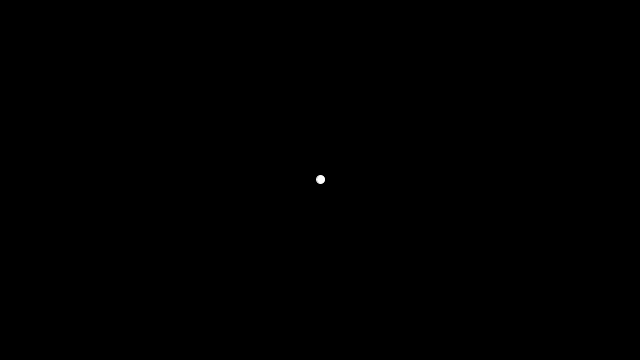
Frame 1 (no input)
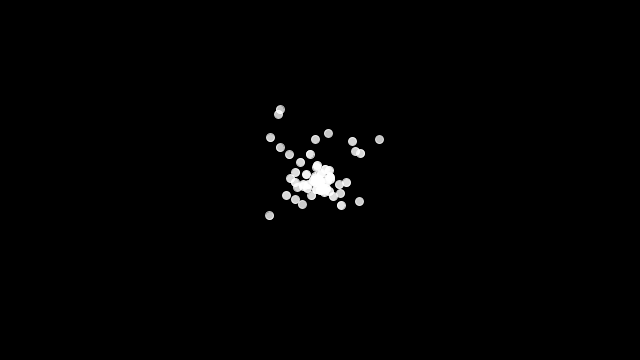
Frame 60 (the mouse pressed at the canvas centre just before this capture)
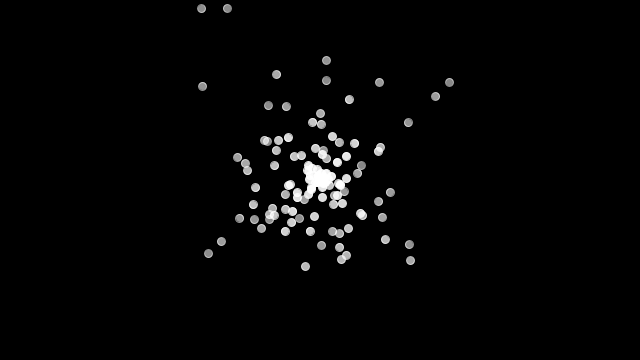
Frame 120 (the mouse held since frame 60 and released just before this capture)

The Processing sketch that drew these frames (run headless with seeded random() and noise(); from frame 60 on, the mouse is pressed at the canvas centre):

// Processing sketch: SimpleParticleSystem
// ── SimpleParticleSystem.pde
ParticleSystem ps;

void setup() {
  size(640, 360);
  ps = new ParticleSystem(new PVector(width/2, height/2));
  frameRate(60);
}

void draw() {
  background(0);
  ps.addParticle();
  ps.run();
}

// ── Particle.pde
class Particle {
  PVector position;
  PVector velocity;
  PVector acceleration;
  float lifespan;
  
  Particle(PVector l) {
    acceleration = new PVector(random(-0.01, 0.01), random(-0.01, 0.01));
    velocity = new PVector(random(-1, 1), random(-1, 1));
    position = l.copy();
    lifespan = 255.0;
  }
  
  void run() {
    update();
    display();
  }
  
  // Method to update position
  void update() {
    velocity.add(acceleration);
    position.add(velocity);
    lifespan -= 1.0;
  }
  
  // Method to display
  void display() {
    stroke(255, lifespan);
    fill(255, lifespan);
    ellipse(position.x, position.y, 8, 8);
  }
  
  // Is the particle still usefull?
  boolean isDead() {
    if (lifespan < 0.0) {
      return true;
    } else {
      return false;
    }
  }
}

// ── ParticleSystem.pde
class ParticleSystem {
  ArrayList<Particle> particles;
  PVector origin;
  
  ParticleSystem(PVector position) {
    origin = position.copy();
    particles = new ArrayList<Particle>();
  }
  
  void addParticle() {
    particles.add(new Particle(origin));
  }
  
  void run() {
    for (int i = particles.size()-1; i>=0; i--) {
      Particle p = particles.get(i);
      p.run();
      if(p.isDead()) {
        particles.remove(i);
      }
    }
  }
}
